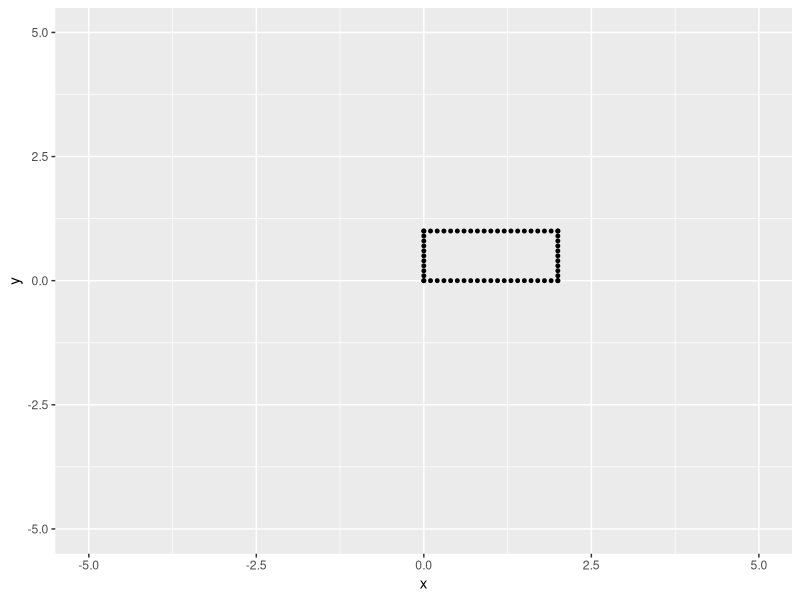
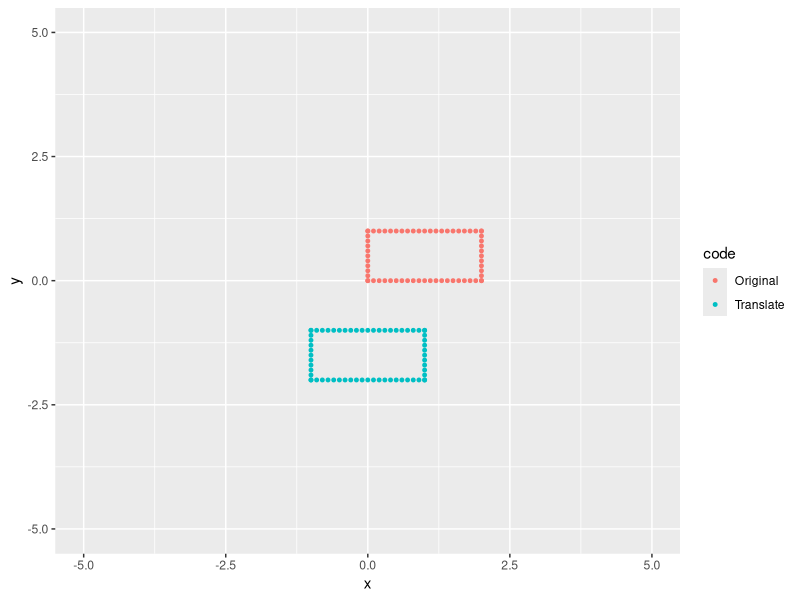
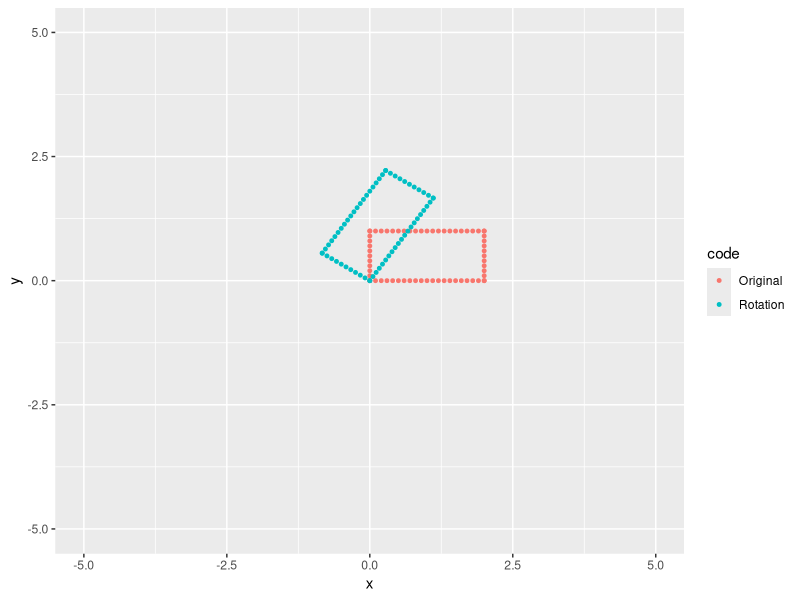
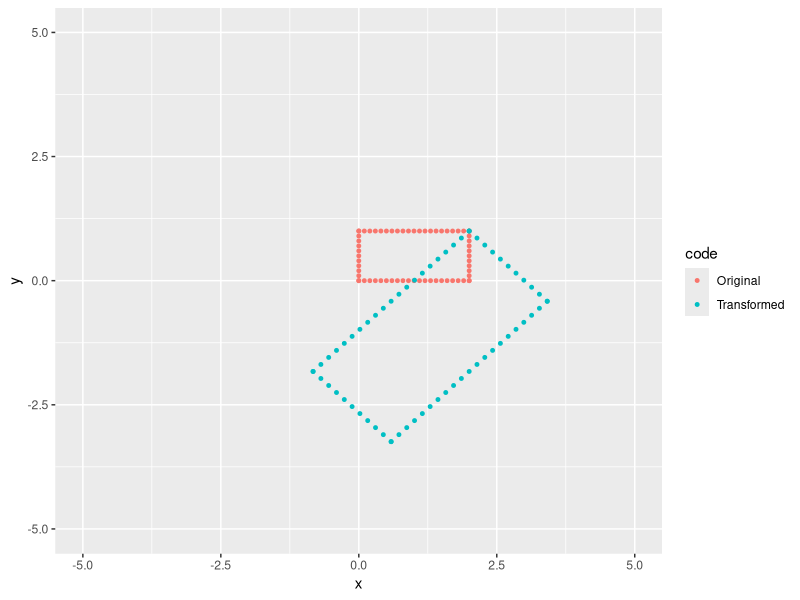

Generate these figures, in order, with R:
## ---- chunk 1
translateR <- function(x,y,tx,ty){return (x+tx)}
translateI <- function(x,y,tx,ty){return (y+ty)}
## ---- chunk 2
rotateR <- function(x,y,rx,ry){return (x*rx-y*ry)}
rotateI <- function(x,y,rx,ry){return (x*ry+y*rx)}
## ---- chunk 3
rectangle <- data.frame(x = c(rep(seq(from=0, to=2, by=.1),2), rep(0,11),rep(2,11)),
                  y=c(rep(0,21),rep(1,21),rep(seq(0,1,by=.1),2)))
rectangle$code <- "Original"

library(ggplot2)
ggplot(rectangle, aes(x=x,y=y))+geom_point(size=1)+xlim(c(-5,5))+ylim(c(-5,5))
## ---- chunk 4
trRectangle <- data.frame(x = translateR(rectangle$x, rectangle$y, -1,-2), 
                          y=translateI(rectangle$x, rectangle$y, -1,-2))
trRectangle$code <- "Translate"

library(dplyr)

rbind.data.frame(rectangle, trRectangle) %>%
  ggplot(aes(x=x,y=y,col=code))+geom_point(size=1)+
  xlim(c(-5,5))+ylim(c(-5,5))
## ---- chunk 5
rotRectangle <- data.frame(x = rotateR(rectangle$x, rectangle$y, 2/sqrt(13),3/sqrt(13)), 
                           y=rotateI(rectangle$x, rectangle$y, 2/sqrt(13),3/sqrt(13)))
rotRectangle$code <- "Rotation"

library(dplyr)

rbind.data.frame(rectangle, rotRectangle) %>%
  ggplot(aes(x=x,y=y,col=code))+geom_point(size=1)+
  xlim(c(-5,5))+ylim(c(-5,5))
## ---- chunk 6
#translate to origin
glRect <- data.frame(x=translateR(rectangle$x, rectangle$y, -2,-1), 
                     y=translateI(rectangle$x, rectangle$y, -2,-1))


#rotate and dilate by 2e^{i*pi/4} = sqrt(2)+isqrt(2)
#
#We're doing this in one line since both the real and imaginary
#rotations change and use the original coordinates. Two lines 
#would produce very different transformation.
glRect[,1:2] <- c(rotateR(glRect$x, glRect$y, sqrt(2), sqrt(2)) ,
                  rotateI(glRect$x, glRect$y, sqrt(2),sqrt(2)))

#Now translate back 
glRect$x <- translateR(glRect$x, glRect$y, 2,1)
glRect$y <- translateI(glRect$x, glRect$y, 2,1)

#add code for graph
glRect$code <-"Transformed"

#and graph
rbind.data.frame(rectangle, glRect) %>%
  ggplot(aes(x=x,y=y,col=code))+geom_point(size=1)+
  xlim(c(-5,5))+ylim(c(-5,5))
